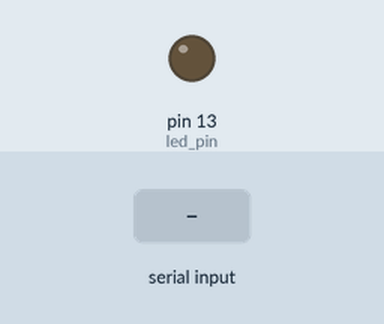
Recording of a sketch running on a simulated Arduino Uno, built with avr-gcc and run on an emulated ATmega328P. On the bench: output pins drawn as LEDs (lit = HIGH). Inputs (shaded band) come from the test bench.

Above: at 1.2 s.
1.3 s: "1" received over Serial
At 2.5 s:
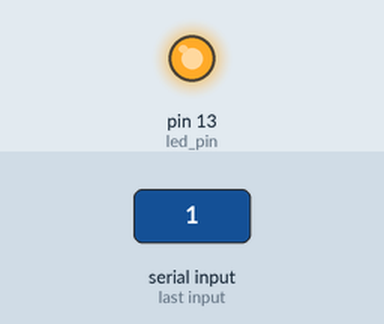
2.8 s: "0" received over Serial
At 3.8 s:
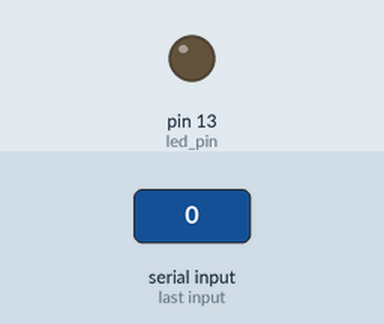
Timing chart, 0 to 5.8 s (numbered marks = the images above; inputs shaded):
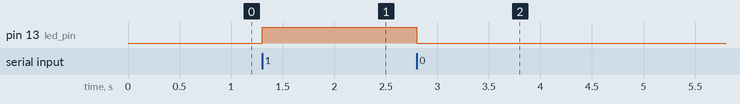

Measured:
- after the input at 1.3 s, pin 13 (led_pin): LOW → HIGH at once
- after the input at 2.8 s, pin 13 (led_pin): HIGH → LOW at once

The sketch:

teleportSerialComm.ino
```cpp
#define led_pin 13
void setup() {
  // put your setup code here, to run once:
Serial.begin(9600);
pinMode(led_pin,OUTPUT);
}

void loop() {
if (Serial.available()){
    int incoming=Serial.read();
    if(incoming=='1'){
      digitalWrite(led_pin,1);
      }else if(incoming=='0'){
        digitalWrite(led_pin,0);
        }
}
}
```
